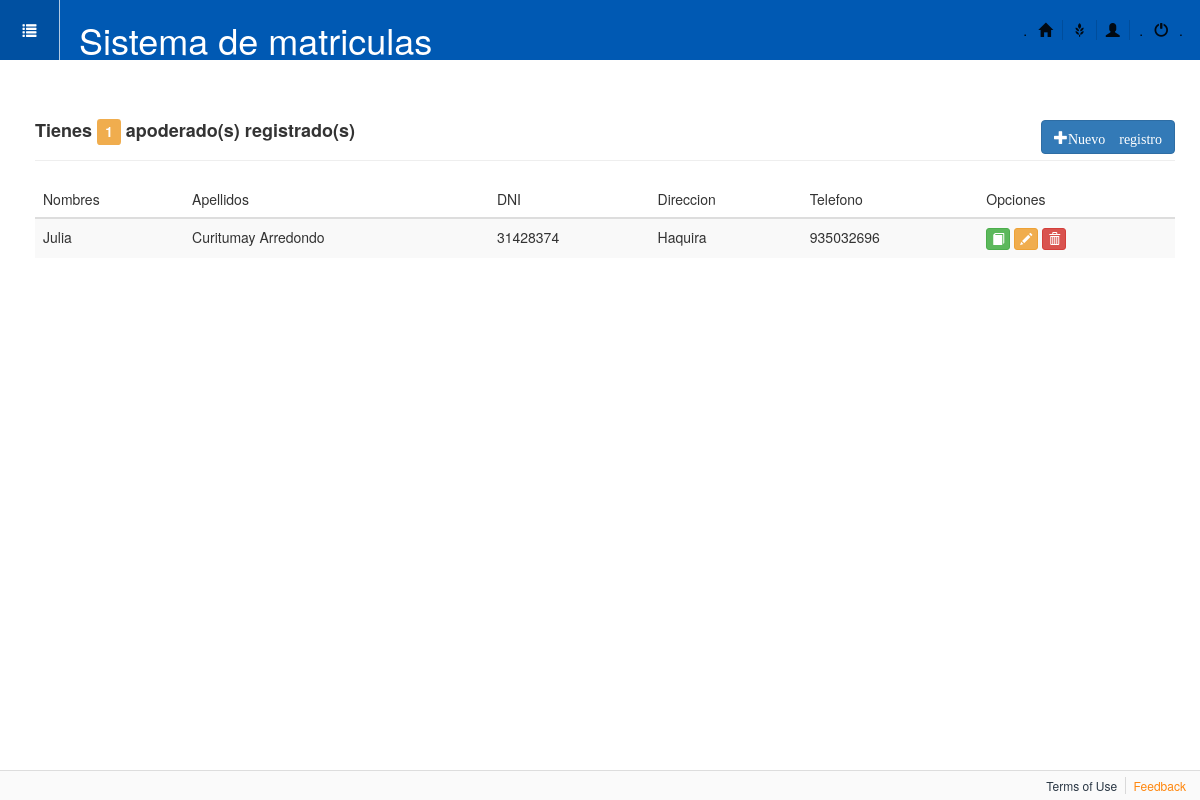
The app's page /perfiles/encargado, older data.
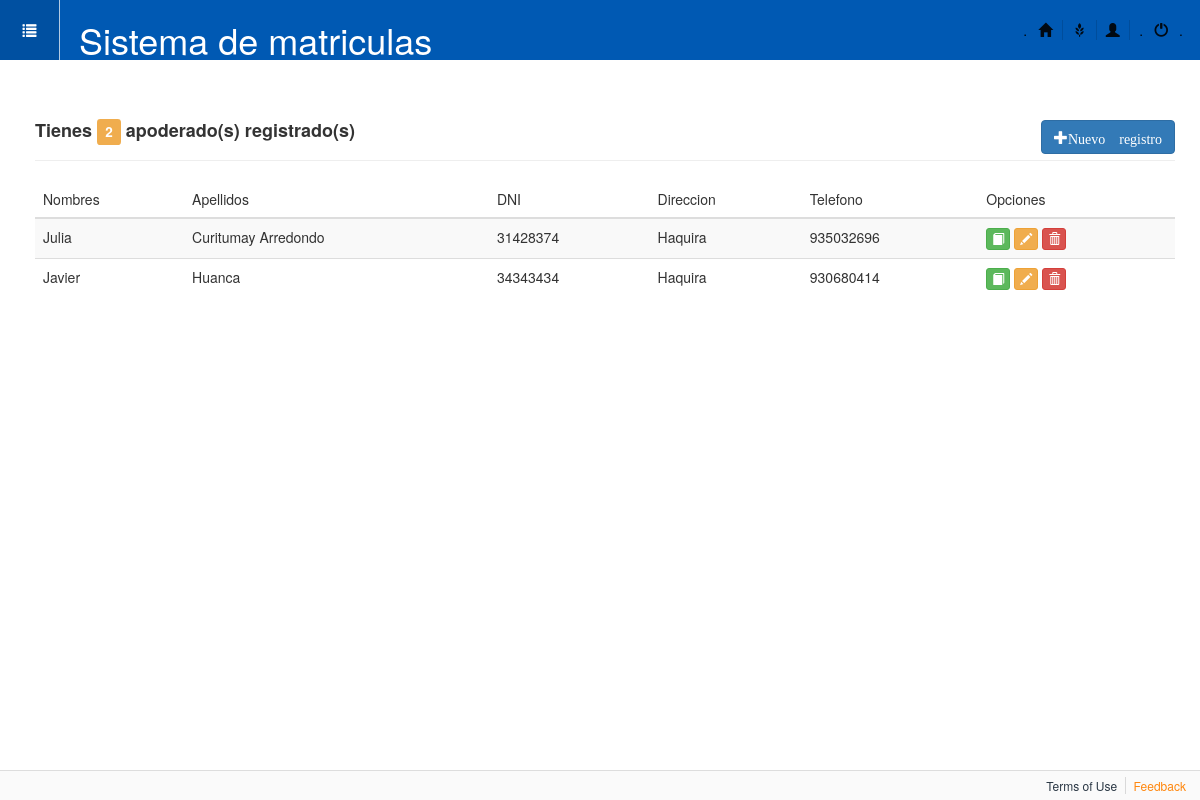
The same page, newer data.
### apps/perfiles/models.py (models this page shows, shortened)
class Encargado(models.Model):
    ECV = [
        ('Soltero', 'Soltero(a)'),
        ('Casado', 'Casado(a)'),
        ('Viudo', 'Viudo(a)'),
    ]
    SEX = [
        ('M', 'Padre'),
        ('F', 'Madre'),
    ]
    nombres = models.CharField(max_length=50, unique=True)
    apellidos = models.CharField(max_length=60)
    dni = models.CharField(max_length=8, unique=True)
    sexo = models.CharField(choices=SEX, max_length=10,
                            blank=True, verbose_name='Encargado')
    direccion = models.CharField(max_length=100)
    estado_civil = models.CharField(choices=ECV, max_length=10, blank=True, verbose_name='Estado_civíl')
    telefono = models.CharField(max_length=13)
    email = models.EmailField(max_length=50)
    ocupacion = models.CharField(max_length=40)

### apps/perfiles/views.py (the view)
# urls.py: url(r'^encargado/upd/(?P<id>\d+)$', 'apps.perfiles.views.updEncargado', name='updEncargado'),
def encargado(request):
	lista=Encargado.objects.all()
	numreg=lista.count()
	return render(request,'perfiles/encargado.html',{'lista':lista,'cantidad':numreg})

### templates/perfiles/encargado.html (shortened to what this page needs)
{% extends "base.html" %}
{% block contenido %}
<div class="page-header">
	<h4>
		<b>Tienes <span class="label label-warning">{{cantidad}}</span> apoderado(s) registrado(s) </b>
		<a href="{% url 'perfiles_app:addEncargado' %}" class="btn btn-primary pull-right">
			<span class="glyphicon glyphicon-plus">Nuevo registro</span>
		</a>
	</h4>
</div>
<div>
	<table class="table table-striped table-condenced table-hover">
		<thead>
			<tr>
				<th>Nombres</th>
			    <th>Apellidos</th>
			    <th>DNI</th>
			    <th>Direccion</th>
			    <th>Telefono</th>
			    <th>Opciones</th>
			</tr>
		</thead>
		<tbody>
		{% for encargado in lista %}
			<tr>
				<td>{{encargado.nombres}}</td>
				<td>{{encargado.apellidos}}</td>
				<td>{{encargado.dni}}</td>
				<td>{{encargado.direccion}}</td>
				<td>{{encargado.telefono}}</td>
				<td>
					<a href="" class="btn btn-success btn-xs"> <span class="glyphicon glyphicon-book"></span></a>
					<a href="{% url 'perfiles_app:updEncargado' encargado.pk %}" class="btn btn-warning btn-xs"> <span class="glyphicon glyphicon-pencil"></span></a>
					<a href="{% url 'perfiles_app:delEncargado' encargado.pk %}" class="btn btn-danger btn-xs"> <span class="glyphicon glyphicon-trash"></span></a>
				</td>
			</tr>
		{% endfor %}
		</tbody>
	</table>
</div>
{% endblock contenido %}

Row changes from the older to the newer data that the page shows:
added Encargado: nombres "Javier", apellidos "Huanca", dni "34343434", direccion "Haquira", telefono "930680414"
Text that changed along with them:
{{ cantidad }}: "1" → "2"
